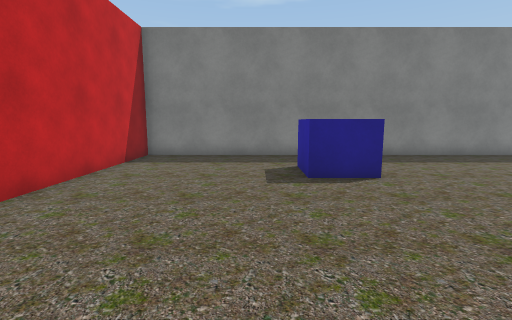
View 1 (above)

16 first-person views from a walk through a 3-D level made in the Unity game engine. The camera is 1.4 m above the floor, tilts 8° down and sees 85° across. The floor is counted in squares, 1 m on a side. Each view is taken from the middle of a square. On the plan, view 1 faces up. The plan holds only what a view shows up to about 14 squares ahead; the rest is blank. The place goes on beyond the plan. The player is left out. Door leaves are left out, so doorways stand open. Some surface patterns are stand-ins.

View 2
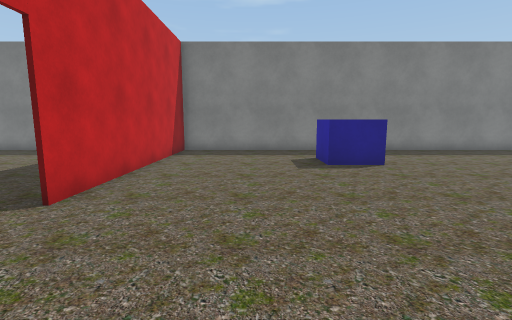

View 3
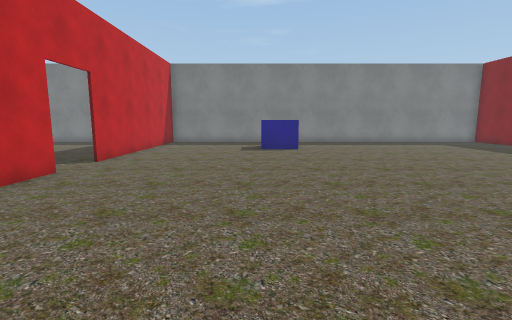

View 4
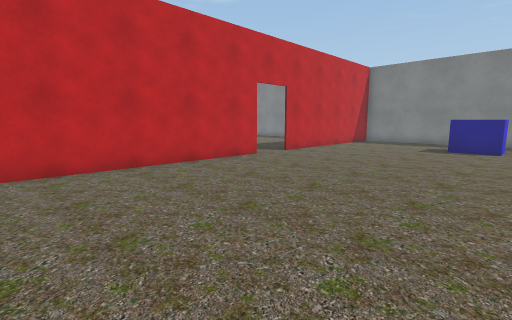

View 5
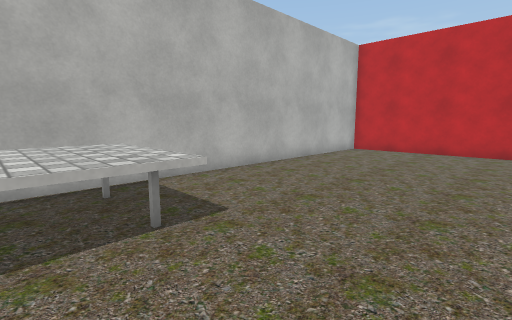

View 6
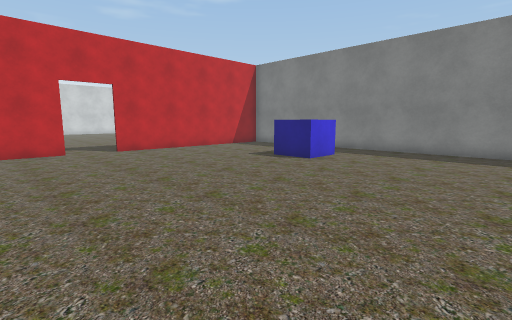

View 7
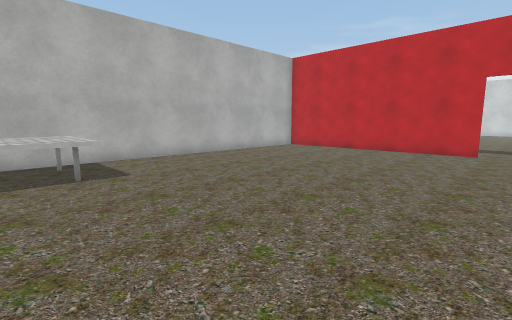

View 8
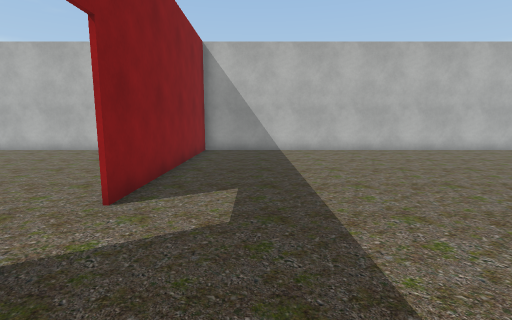

View 9
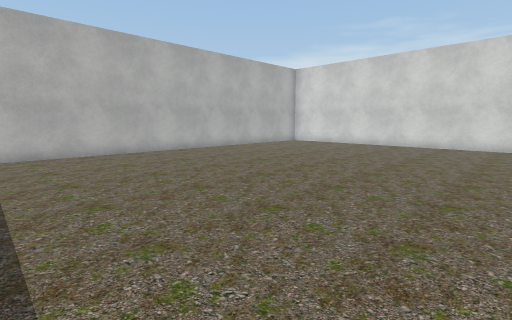

View 10
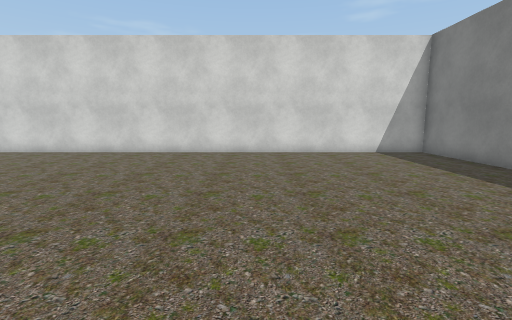

View 11
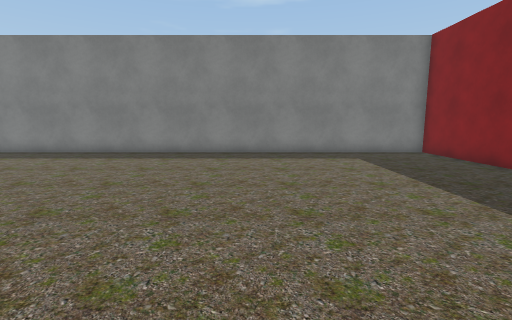

View 12
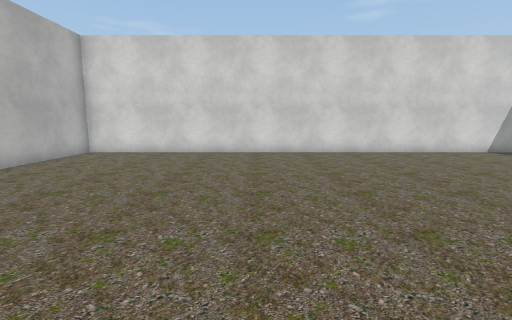

View 13
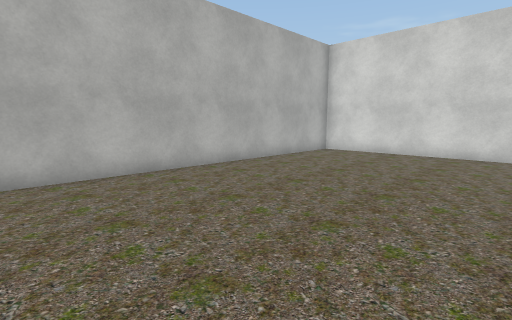

View 14
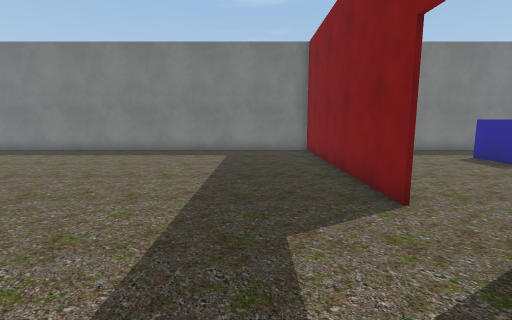

View 15
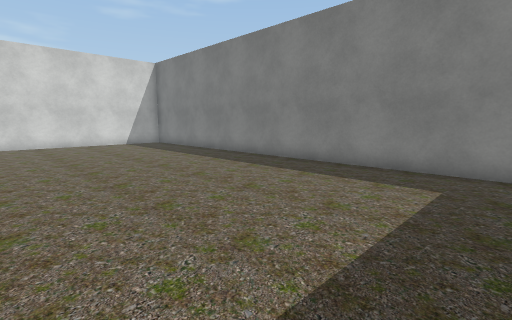

View 16
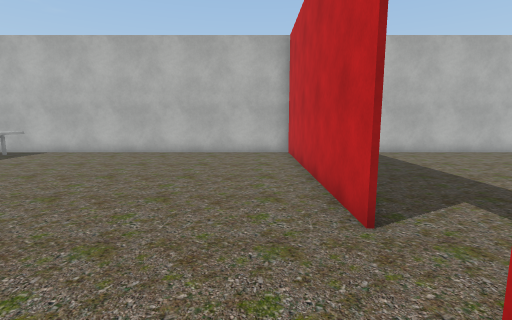

### Floor plan
Points are (right, up) in squares from view 1. A wall is a line through its corners. A room is listed if a view was taken in it or the views show most of it. See-through windows are left out.
Room 1 (views 1, 2, 3, 4, 5, 6, 7, 16)
walls: (-4.4, 0.6) (-4.4, -8.5); (9.5, 11.5) (-5, 11.5); (-4.4, 11.5) (-4.4, 2.4); (-5.1, -8.4) (8.8, -8.4)
ways out: open door at (-4.5, 1.5) to room 2
objects: other object (1, 7) to (3, 8); other object (7, -8) to (9, -5)
Room 2 (views 8, 9, 10, 11, 12, 13, 14, 15)
walls: (-4.5, 2.5) (-4.5, 11.5); (-5, 11.5) (-24.5, 11.5) (-24.5, -8.4) (-5.1, -8.4); (-4.5, -8.4) (-4.5, 0.5)
ways out: open door at (-4.5, 1.5) to room 1

Positions as (right, up) in squares from view 1, and headings:
1: (0, 0), facing up
2: (-1, -2), facing up
3: (1, -7), facing up
4: (4, -8), facing up-left
5: (9, -2), facing down-left
6: (9, -2), facing up-left
7: (9, 2), facing down-left
8: (-7, 5), facing down
9: (-8, 4), facing down-left
10: (-12, 4), facing left
11: (-12, -1), facing up
12: (-12, -1), facing left
13: (-12, -1), facing down-left
14: (-7, -2), facing up
15: (-7, 3), facing up-left
16: (-3, 4), facing down
